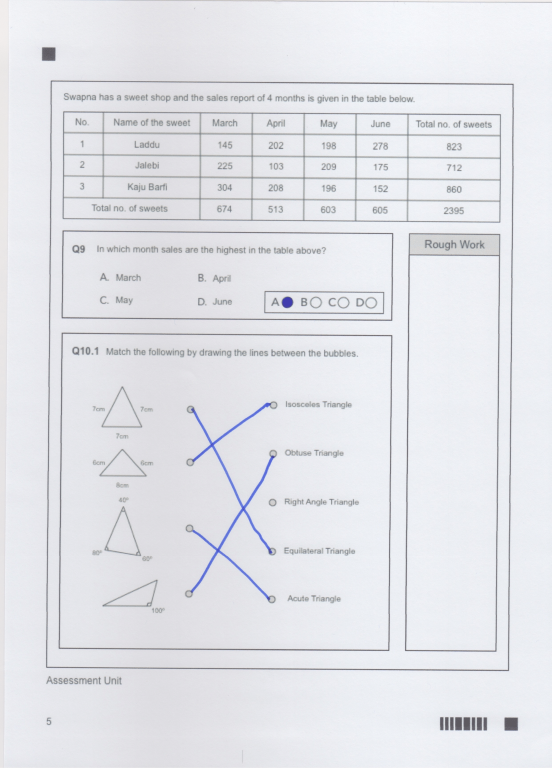
#> input picture sheets/pratham-5.png, 1654 x 2339 px (shown at 1/3 size)
$ jupyter execute --allow-errors 'pratham demo.ipynb'   (older library calls are emulated)
#> lines starting #> are read from the running program, lines starting #| are printed output that depends on the picture
[cell 1]
import numpy as np
import cv2
import os
import imutils
from scipy.spatial import distance
from keras.models import load_model
from keras.models import model_from_json
from math import sqrt,atan2,hypot
import ast

[cell 2]
def show_image(name,image):
    cv2.imshow(name,image)
    cv2.waitKey(0)
    cv2.destroyAllWindows()

[cell 3]
def compute_distance(l1,l2):
    return np.min(distance.cdist(l1,l2))

[cell 4]
def generate_metadata():
    metadata={}
    metadata["page_1"] = [{"x":184 , "y":414 , "h":29 , "w":85, "qno":"1.1", "type":"digit_rec"},
                        {"x":400 , "y":414 , "h":29 , "w":85, "qno":"1.2", "type":"digit_rec"},
                        {"x":183 , "y":624 , "h":28 , "w":85, "qno":"2.1", "type":"digit_rec"},
                        {"x":399 , "y":624 , "h":28 , "w":86, "qno":"2.2", "type":"digit_rec"}]
    metadata["page_2"]=  [{"x":213 , "y":336 , "h":29 , "w":86, "qno":"3", "type":"digit_rec"},
                        {"x":212 , "y":625 , "h":28 , "w":86, "qno":"4", "type":"digit_rec"}]
    metadata["page_3"] = [{"x":236 , "y":219 , "h":29 , "w":85, "qno":"5.1", "type":"digit_rec"},
                        {"x":235 , "y":332 , "h":30 , "w":86, "qno":"5.2", "type":"digit_rec"},
                        {"x":233 , "y":502 , "h":30 , "w":86, "qno":"6.1", "type":"digit_rec"},
                        {"x":232 , "y":624 , "h":29 , "w":86, "qno":"6.2", "type":"digit_rec"}]
    metadata["page_4"]=  [{"x":353 , "y":315 , "h":45 , "w":32, "qno":"7", "type":"digit_rec_ver"},
                        {"x":353 , "y":450 ,"h": 45 , "w":32, "qno":"8.1", "type":"digit_rec_ver"},
                        {"x":113 , "y":580 , "h":47 , "w":76, "qno":"8.2", "type":"shaded_frac","rows":1,"cols":3,"parts":2,"frac_type":"square"}]
    metadata["page_5"] = [{"x":270 , "y":298 , "h":25 , "w":125, "qno":"9", "type":"OMR", "xrange":"{'A':42, 'B': 72, 'C': 102, 'D': 132 }"},
                        {"x":180 , "y":408 , "h":210, "w":100, "qno":"10.1", "type":"matching_pair"}]
    metadata["page_6"] = [{"x":307 , "y":391 , "h":29 , "w":65, "qno":"10.2 ", "type":"digit_rec"}]

    return metadata

[cell 5]
def load_digit_model():
    json_file = open('model/digit_recognition.json', 'r')
    loaded_model_json = json_file.read()
    json_file.close()
    loaded_model = model_from_json(loaded_model_json)
    # load weights into new model
    loaded_model.load_weights('model/digit_recognition.h5')
    return loaded_model

[cell 6]
# [28 lines left out: function get_omr_response, not called in this run]

[cell 7]
# [21 lines left out: function addPadding, not called in this run]

[cell 8]
# [11 lines left out: function sort_contours, not called in this run]

[cell 9]
# [9 lines left out: function adjust_gamma, not called in this run]

[cell 10]
# [60 lines left out: function box_extraction, not called in this run]

[cell 11]
# [34 lines left out: function get_shaded_regions, not called in this run]

[cell 12]
# [40 lines left out: function get_circle_frac, not called in this run]

[cell 13]
# [24 lines left out: function get_square_frac, not called in this run]

[cell 14]
# [53 lines left out: function get_matching_pairs, not called in this run]
# [76 lines of commented-out code are left out]

[cell 15]
def rectify(h):
    h = h.reshape((4,2))
    hnew = np.zeros((4,2),dtype = np.float32)

    add = h.sum(1)
    hnew[0] = h[np.argmin(add)]
    hnew[2] = h[np.argmax(add)]

    diff = np.diff(h,axis = 1)
    hnew[1] = h[np.argmin(diff)]
    hnew[3] = h[np.argmax(diff)]

    return hnew

[cell 16]
def four_point_transform(image, target):
    # obtain a consistent order of the points and unpack them
    # individually
    approx = rectify(target)
    (tl, tr, br, bl) = approx

    # compute the width of the new image, which will be the
    # maximum distance between bottom-right and bottom-left
    # x-coordiates or the top-right and top-left x-coordinates
    widthA = np.sqrt(((br[0] - bl[0]) ** 2) + ((br[1] - bl[1]) ** 2))
    widthB = np.sqrt(((tr[0] - tl[0]) ** 2) + ((tr[1] - tl[1]) ** 2))
    maxWidth = max(int(widthA), int(widthB))

    # compute the height of the new image, which will be the
    # maximum distance between the top-right and bottom-right
    # y-coordinates or the top-left and bottom-left y-coordinates
    heightA = np.sqrt(((tr[0] - br[0]) ** 2) + ((tr[1] - br[1]) ** 2))
    heightB = np.sqrt(((tl[0] - bl[0]) ** 2) + ((tl[1] - bl[1]) ** 2))
    maxHeight = max(int(heightA), int(heightB))

    # now that we have the dimensions of the new image, construct
    # the set of destination points to obtain a "birds eye view",
    # (i.e. top-down view) of the image, again specifying points
    # in the top-left, top-right, bottom-right, and bottom-left
    # order
    pts1 = np.array([
    [0, 0],
    [maxWidth - 1, 0],
    [maxWidth - 1, maxHeight - 1],
    [0, maxHeight - 1]], dtype = "float32")


    M = cv2.getPerspectiveTransform(approx,pts1)

    warped = cv2.warpPerspective(image,M,(maxWidth, maxHeight))
    # return the warped image
    return warped,M

[cell 17]
def detect_outerblobs(image):
    params = cv2.SimpleBlobDetector_Params()

    # Change thresholds
    params.minThreshold = 10;
    params.maxThreshold = 200;

    # Filter by Area.
    params.filterByArea = True
    params.minArea = 200
    params.maxArea = 400

    # Filter by Circularity
    params.filterByCircularity = True
    params.maxCircularity = 0.9

    # Filter by Convexity
    params.filterByConvexity = True
    params.minConvexity = 0.87

    # Filter by Inertia
    params.filterByInertia = True
    params.minInertiaRatio = 0.01
    detector = cv2.SimpleBlobDetector_create(params)

    # Detect blobs.
    keypoints = detector.detect(image)
    objects = []
    for k in keypoints:
        #print(k.pt)
        objects.append((int(k.pt[0]), int(k.pt[1])))

    points = np.array(objects)
    #print(points)

    max_x = max([_[0] for _ in points])
    min_x = min([_[0] for _ in points])

    max_y = max([_[1] for _ in points])
    min_y = min([_[1] for _ in points])

    points = [[min_x, min_y],
                [max_x, min_y],
                 [max_x, max_y],
                 [min_x, max_y]
             ]
    return points

[cell 18]
def get_warped_image(image):
    RESCALED_HEIGHT = 800.0
    ratio = image.shape[0] / RESCALED_HEIGHT
    rescaled_image = imutils.resize(image, height=int(RESCALED_HEIGHT))
    points = detect_outerblobs(rescaled_image)
    warped,M = four_point_transform(rescaled_image, np.array(points))
    return warped,M

[cell 19]
# image = cv2.imread("answers/7.png")
# box_extraction(image)
filename = "sheets/pratham-5.png"
page = filename.split("-")[1].split(".")[0]
image = cv2.imread(filename)
#> image is the input picture: shape (2339, 1654, 3); mean B, G, R 233.6, 228.7, 227.5
warped,M = get_warped_image(image)
#> in get_warped_image, `rescaled_image = imutils.resize(image, height=int(RESCALED_HEIGHT))`:
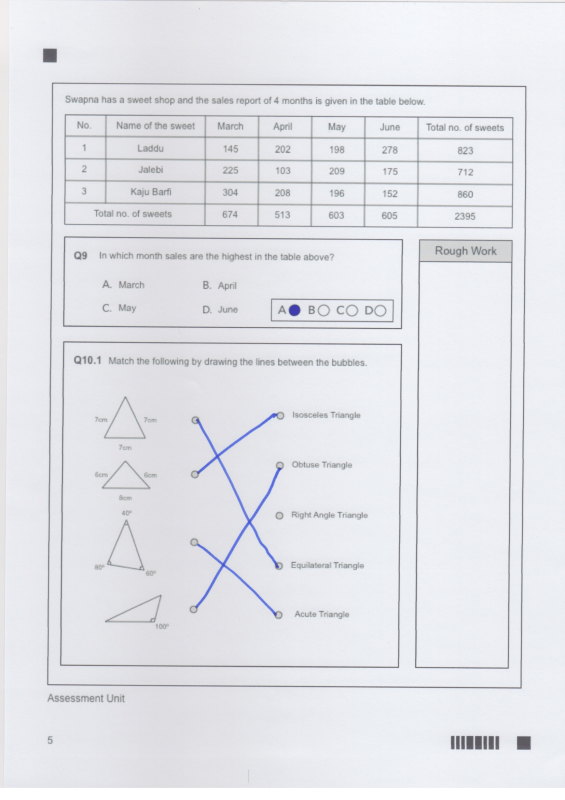
#> rescaled_image: shape (800, 565, 3); mean B, G, R 233.6, 228.7, 227.5
#> in detect_outerblobs, `keypoints = detector.detect(image)`: keypoints = 2 keypoints; (x, y, size): (523, 742, 16.6), (49, 55, 16.2)
#> the loop in detect_outerblobs, `for k in keypoints:` made 2 passes
#> k on passes 1 to 2: keypoint at (49.5, 55), size 16.2, keypoint at (523.5, 742.5), size 16.6
#> after the loop in detect_outerblobs, `for k in keypoints:`: objects = [(49, 54), (523, 742)]
#> in detect_outerblobs, `points = np.array(objects)`: points = [[49, 54], [523, 742]]
#> in detect_outerblobs, `max_x = max([_[0] for _ in points])`: max_x = 523
#> in detect_outerblobs, `min_x = min([_[0] for _ in points])`: min_x = 49
#> in detect_outerblobs, `max_y = max([_[1] for _ in points])`: max_y = 742
#> in detect_outerblobs, `min_y = min([_[1] for _ in points])`: min_y = 54
#> in detect_outerblobs, `points = [[min_x, min_y], [max_x, min_y], [max_x, max_y], [min_x, max_..`: points = [[49, 54], [523, 54], [523, 742], [49, 742]]
#> in rectify, `add = h.sum(1)`: add = [103, 577, 1265, 791]
#> in rectify, `diff = np.diff(h,axis = 1)`: diff = [5, -469, 219, 693]
#> in four_point_transform, `approx = rectify(target)`: approx = [[49, 54], [523, 54], [523, 742], [49, 742]]
#> in four_point_transform, `(tl, tr, br, bl) = approx`: tl = [49, 54]; tr = [523, 54]; br = [523, 742]; bl = [49, 742]
#> in four_point_transform, `widthA = np.sqrt(((br[0] - bl[0]) ** 2) + ((br[1] - bl[1]) ** 2))`: widthA = 474
#> in four_point_transform, `heightA = np.sqrt(((tr[0] - br[0]) ** 2) + ((tr[1] - br[1]) ** 2))`: heightA = 688
#> in four_point_transform, `pts1 = np.array([ [0, 0], [maxWidth - 1, 0], [maxWidth - 1, maxHeight ..`: pts1 = [[0, 0], [473, 0], [473, 687], [0, 687]]
#> in four_point_transform, `M = cv2.getPerspectiveTransform(approx,pts1)`: M = [[0.998, -1.41e-18, -48.9], [0, 0.999, -53.92], [-2.62e-19, 0, 1]]
#> in four_point_transform, `warped = cv2.warpPerspective(image,M,(maxWidth, maxHeight))`:
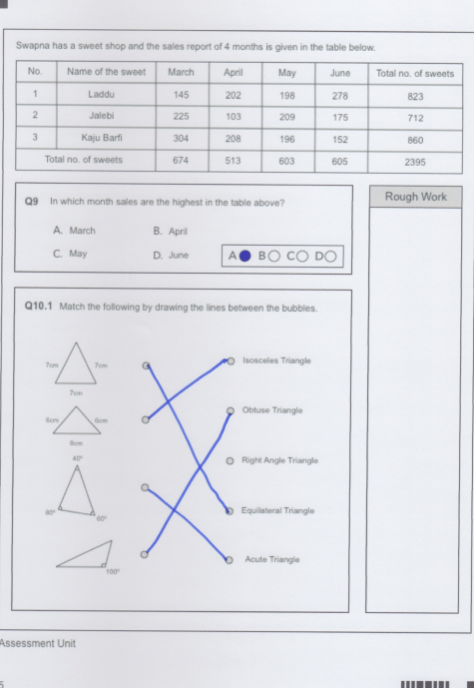
#> warped: shape (688, 474, 3); mean B, G, R 231.1, 226, 224.8
show_image("warped",warped)
metadata = generate_metadata()
metadata_page = metadata["page_"+str(page)]
margin = 3
characters = ['0','1','2','3','4','5','6','7','8','9']
#> (the rest of this cell did not finish here and is left out)

[cell 20]
image = cv2.imread("answers/1.1.png")
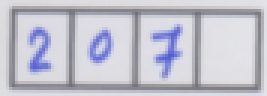
#> input picture answers/1.1.png, 89 x 32 px (shown 3 times larger)
#> image is the input picture: shape (32, 89, 3); mean B, G, R 206, 194.3, 194.1
#> (the rest of this cell did not finish here and is left out)
